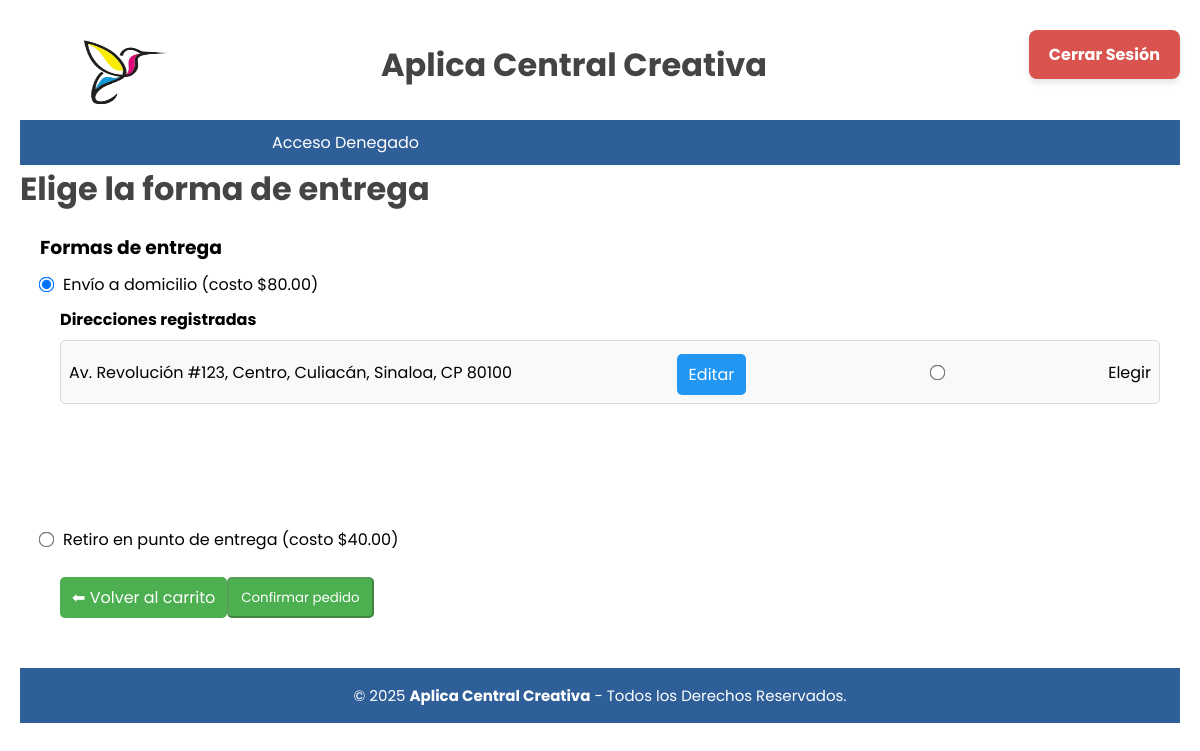
The app's page /Direccion/direccion.php (signed in) with its own data.
### tables this page shows
CREATE TABLE direccion(
id_direccion INT NOT NULL PRIMARY KEY AUTO_INCREMENT,
codigo_postal VARCHAR(5),
calle VARCHAR(20),
num_ext INT,
colonia VARCHAR(50),
ciudad VARCHAR(20),
estado VARCHAR(50),
id_cliente INT NOT NULL,
CONSTRAINT fk_cliente_direccion FOREIGN KEY (id_cliente) REFERENCES cliente(id_cliente)
);

### Direccion/direccion.php (the view, shortened to what this page needs)
<?php
include('../BD/ConexionBD.php');
include('../Nav/header.php');
$id_usuario = $_SESSION['id_usuario'] ?? null;
$queryCliente = "SELECT id_cliente FROM cliente WHERE id_usuario = ?";
$stmtCliente = $conn->prepare($queryCliente);
$stmtCliente->bind_param('i', $id_usuario);
$stmtCliente->execute();
$resultCliente = $stmtCliente->get_result();
$cliente = $resultCliente->fetch_assoc();
$id_cliente = $cliente['id_cliente'] ?? null;
$queryDireccion = "SELECT id_direccion, calle, num_ext, colonia, ciudad, estado, codigo_postal FROM direccion WHERE id_cliente = ?";
$stmtDireccion = $conn->prepare($queryDireccion);
$stmtDireccion->bind_param('i', $id_cliente);
$stmtDireccion->execute();
$direcciones = $stmtDireccion->get_result();
$queryEnvios = "SELECT id_envio, tipo_envio, costo FROM envio";
$envios = $conn->query($queryEnvios);
$opciones_envio = [];
while ($row = $envios->fetch_assoc()) {
    $opciones_envio[$row['tipo_envio']] = [
        'id_envio' => $row['id_envio'],
        'costo' => $row['costo']
    ];
}
$costo_envio_domicilio = $opciones_envio['Domicilio']['costo'] ?? 0.00;
$costo_retiro = $opciones_envio['Punto de Entrega']['costo'] ?? 0.00;
?>
<!DOCTYPE html>
<html lang="es">
<head>
    <link rel="stylesheet" href="direccion.css">
</head>
<body>
<h1>Elige la forma de entrega</h1>
<div class="container">
    <div class="left-section">
        <h3>Formas de entrega</h3>
        <label>
            <input type="radio" name="forma_entrega" value="Domicilio" checked>
            Envío a domicilio (costo $<?= number_format($costo_envio_domicilio, 2) ?>)
        </label>
        <div id="direcciones-container" style="margin-left:20px; margin-top:10px; min-height: 200px;">
            <h4>Direcciones registradas</h4>
            <?php if ($direcciones->num_rows > 0): ?>
                <?php while($row = $direcciones->fetch_assoc()): ?>
                    <div class="direccion">
                        <?= htmlspecialchars($row['calle']) ?> #<?= htmlspecialchars($row['num_ext']) ?>,
                        <?= htmlspecialchars($row['colonia']) ?>, <?= htmlspecialchars($row['ciudad']) ?>,
                        <?= htmlspecialchars($row['estado']) ?>, CP <?= htmlspecialchars($row['codigo_postal']) ?>
                        <br>
                        <a href="editar_domicilio.php?id=<?= $row['id_direccion'] ?>" class="boton btn-editar">Editar</a>
                        <input type="radio" name="domicilio_seleccionado" value="<?= $row['id_direccion'] ?>"> Elegir
                    </div>
                <?php endwhile; ?>
            <?php else: ?>
                <p>No tienes direcciones registradas. <a href="nuevo_domicilio.php" class="boton">Agregar nuevo</a></p>
            <?php endif; ?>
        </div>
        <label style="margin-top:20px;">
            <input type="radio" name="forma_entrega" value="Punto de Entrega">
            Retiro en punto de entrega (costo $<?= number_format($costo_retiro, 2) ?>)
        </label>
        <div class="botones" style="margin-top:20px;">
            <a href="../Carrito/carrito.php" class="boton">⬅ Volver al carrito</a>
            <button class="boton" id="btnConfirmar" type="button">Confirmar pedido</button>
        </div>
    </div>
</div>
</body>
</html>
<?php
include('../Nav/footer.php');
?>

### CSS/menu.css (style rules this page uses)
* { padding: 0px; margin: 0px; }

### CSS/pie_pagina.css (style rules this page uses)
.container { flex: 1; }

### CSS/tablas_boton.css (style rules this page uses)
a { text-decoration: underline; color: rgb(0, 0, 0); }

### CSS/formularios.css (style rules this page uses)
* { font-family: 'Poppins', sans-serif; margin: 0; padding: 0; box-sizing: border-box; }

### CSS/departamentos.css (style rules this page uses)
a { text-decoration: underline; color: purple; }
.botones { display: flex; margin-left: 20px; }

### CSS/cabecera2.css (style rules this page uses)
* { padding: 0px; margin: 0px; }
h1, h2 { color: #000000; }

### CSS/Carrito.css (style rules this page uses)
body { font-family: Arial, sans-serif; margin: 20px; }
h1 { color: #444; }

### CSS/direccion.css (style rules this page uses)
.container { display: flex; flex-wrap: wrap; gap: 20px; }
.left-section, .right-section { background: #fff; padding: 20px; border-radius: 10px; }
.left-section { flex: 2; }
.direccion { margin-bottom: 15px; padding: 10px; background: #f9f9f9; border: 1px solid #ccc; border-radius: 5px; }
.boton { display: inline-block; margin-top: 5px; padding: 8px 12px; background-color: #4CAF50; color: white; text-decoration: none; border-radius: 5px; }
.btn-editar { background-color: #2196F3; margin-right: 10px; }
.botones { margin-top: 20px; }
#direcciones-container { transition: visibility 0.3s, opacity 0.3s ease-in-out; }
label { display: flex; align-items: center; gap: 10px; margin: 10px 0; cursor: pointer; font-size: 16px; }
input[type="radio"] { transform: scale(1.2); margin: 0; cursor: pointer; }
#direcciones-container .direccion { border: 1px solid #ddd; padding: 8px; margin: 8px 0; border-radius: 5px; display: flex; justify-content: space-between; align-items: center; }
#direcciones-container .direccion input[type="radio"] { margin-left: 10px; }

### records on screen
direccion: calle "Av. Revolución", num_ext "123", colonia "Centro", ciudad "Culiacán", estado "Sinaloa", codigo_postal "80100"

### other values on screen
$costo_envio_domicilio "80.00"
$costo_retiro "40.00"
